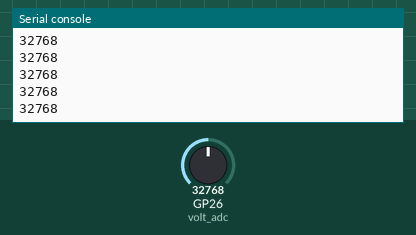
Recording of a program running on a simulated Raspberry Pi Pico running MicroPython. Parts: the last lines printed to the serial console. The inputs (shaded band) are chosen by the test bench; at power-on: GP26 (volt_adc) = 32768 (analog values on the 0–65535 scale).

Above: at 1.2 s.
1.3 s: GP26 (volt_adc) set to 45874
At 2.0 s:
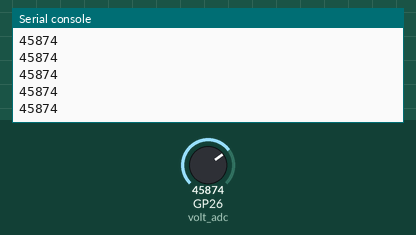
2.8 s: GP26 (volt_adc) set to 57670
At 3.3 s:
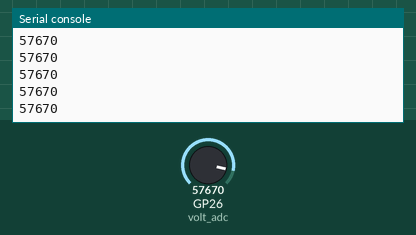
Timing chart, 0 to 5.8 s (numbered marks = the images above; inputs shaded):
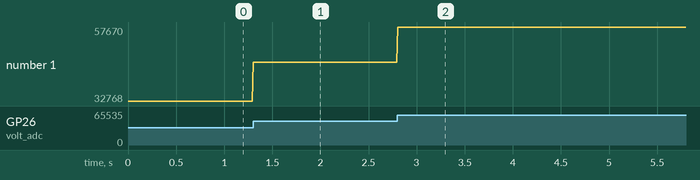

Measured:
- after the input at 1.3 s, the serial console: prints a new line at once (image 1)
- after the input at 2.8 s, the serial console: prints a new line at once (image 2)
- plotted number 1: 32768 → 45874 after the input at 1.3 s, 45874 → 57670 after the input at 2.8 s

The program:

potentiometer.py
```python
#potentiometer as analog input.
#prints values 0-65535


from machine import Pin, ADC   #import from machine the classes we need
from time import sleep

volt_adc = ADC(Pin(26))		#name and create the object "volt_adc" to
                                #allow analog to digital conversion on pin.
while True:
    print(volt_adc.read_u16())		#do a 16-bit read (0-65535) on pin.
                                    #and print the result.
    sleep(0.01)
```
